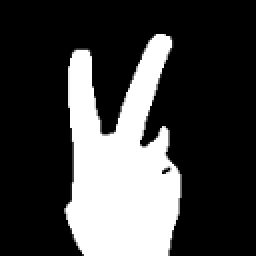
#> input picture archive2/training_images/101_2.png, 128 x 128 px (shown 2 times larger); its folder holds only this picture in this run
$ jupyter execute --allow-errors knn_finger_archive2.ipynb
#> lines starting #> are read from the running program, lines starting #| are printed output that depends on the picture; after the words box and inside, x2 and y2 are one past the last pixel; in counts of white or black regions, pixels touching at a corner belong together
#> further down, image is the input picture: shape (128, 128, 3); min 0, max 255, mean 66.6
[cell 1]
import os
import matplotlib.pyplot as plt
import cv2
import numpy as np
import pandas as pd
from skimage.feature import graycomatrix, graycoprops
from sklearn.model_selection import train_test_split
from sklearn.neighbors import KNeighborsClassifier
from sklearn.metrics import accuracy_score

[cell 2]
def preprocess(image):
    image = cv2.cvtColor(image, cv2.COLOR_BGR2GRAY)
#> image: shape (128, 128)

    _, binary = cv2.threshold(image, 0, 255, cv2.THRESH_BINARY + cv2.THRESH_OTSU)
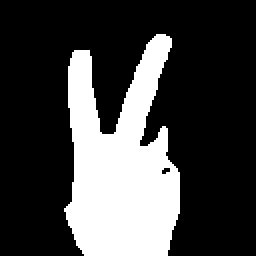
#> binary: shape (128, 128) (shown 2 times larger); 26% white; 1 white region, box (x1, y1, x2, y2) and area: (32, 17, 90, 128) 4264

    return binary

[cell 3]
contrasts = []
homogeneities = []
energies = []
correlations = []
dissimilarities = []

distances = [1]
angles = [0, np.pi/4, np.pi/2, np.pi*3/4]
def extract_glcm(image):
    glcm = graycomatrix(image=image, distances=distances, angles=angles, levels=256)

    contrast = graycoprops(glcm, 'contrast').mean()
#> contrast = 1173.6
    homogeneity = graycoprops(glcm, 'homogeneity').mean()
#> homogeneity = 0.982
    energy = graycoprops(glcm, 'energy').mean()
#> energy = 0.772
    correlation = graycoprops(glcm, 'correlation').mean()
#> correlation = 0.953
    dissimilarity = graycoprops(glcm, 'dissimilarity').mean()
#> dissimilarity = 4.6

    return contrast, homogeneity, energy, correlation, dissimilarity

[cell 4]
train_path = "archive2/training_images/"

labels = []

for file in os.listdir(train_path):
    image_path = os.path.join(train_path, file)

    image = cv2.imread(image_path)

    result = preprocess(image)

    contrast, homogeneity, energy, correlation, dissimilarity = extract_glcm(result)
#> contrast = 1173.6; homogeneity = 0.982; energy = 0.772; correlation = 0.953; dissimilarity = 4.6

    contrasts.append(contrast)
    homogeneities.append(homogeneity)
    energies.append(energy)
    correlations.append(correlation)
    dissimilarities.append(dissimilarity)

    label = file.split('.')[0].split('_')[-1]
    labels.append(label)

[cell 5]
df = pd.DataFrame({
    'contrasts': contrasts,
    'homogeneities': homogeneities,
    'energies': energies,
    'correlations': correlations,
    'dissimilarities': dissimilarities,
    'labels': labels
})
#> df = table of 1 rows and 6 columns

y = df['labels']
X = df.drop('labels', axis=1)
#> X = table of 1 rows and 5 columns


$ run again, on archive2/training_images/105_4.png
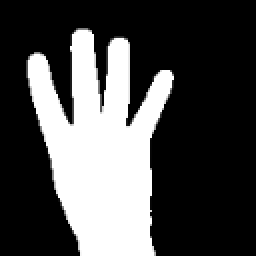
#> input picture archive2/training_images/105_4.png, 128 x 128 px (shown 2 times larger)
#> image is the input picture: shape (128, 128, 3); min 0, max 255, mean 75.9
#> image: shape (128, 128)
#> in preprocess, `_, binary = cv2.threshold(image, 0, 255, cv2.THRESH_BINARY + cv2.THRES..`:
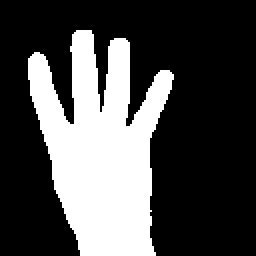
#> binary: shape (128, 128) (shown 2 times larger); 29.7% white; 1 white region, box (x1, y1, x2, y2) and area: (14, 15, 87, 128) 4868
#> in extract_glcm, `contrast = graycoprops(glcm, 'contrast').mean()`: contrast = 1461.1
#> in extract_glcm, `homogeneity = graycoprops(glcm, 'homogeneity').mean()`: homogeneity = 0.978
#> in extract_glcm, `energy = graycoprops(glcm, 'energy').mean()`: energy = 0.747
#> in extract_glcm, `correlation = graycoprops(glcm, 'correlation').mean()`: correlation = 0.947
#> in extract_glcm, `dissimilarity = graycoprops(glcm, 'dissimilarity').mean()`: dissimilarity = 5.73
#> `contrast, homogeneity, energy, correlation, dissimilarity = extract_gl..`: contrast = 1461.1; homogeneity = 0.978; energy = 0.747; correlation = 0.947; dissimilarity = 5.73
#> df = table of 1 rows and 6 columns
#> X = table of 1 rows and 5 columns

$ run again, on archive2/training_images/10_5.png
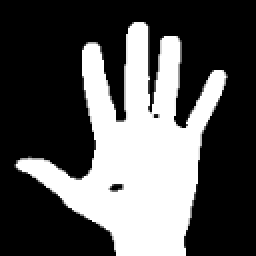
#> input picture archive2/training_images/10_5.png, 128 x 128 px (shown 2 times larger)
#> image is the input picture: shape (128, 128, 3); min 0, max 255, mean 85.7
#> image: shape (128, 128)
#> in preprocess, `_, binary = cv2.threshold(image, 0, 255, cv2.THRESH_BINARY + cv2.THRES..`:
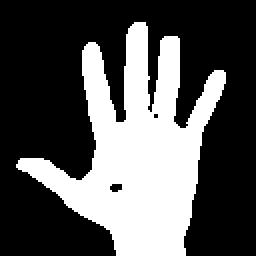
#> binary: shape (128, 128) (shown 2 times larger); 33.6% white; 1 white region, box (x1, y1, x2, y2) and area: (8, 11, 113, 128) 5499
#> in extract_glcm, `contrast = graycoprops(glcm, 'contrast').mean()`: contrast = 1807.7
#> in extract_glcm, `homogeneity = graycoprops(glcm, 'homogeneity').mean()`: homogeneity = 0.972
#> in extract_glcm, `energy = graycoprops(glcm, 'energy').mean()`: energy = 0.725
#> in extract_glcm, `correlation = graycoprops(glcm, 'correlation').mean()`: correlation = 0.938
#> in extract_glcm, `dissimilarity = graycoprops(glcm, 'dissimilarity').mean()`: dissimilarity = 7.09
#> `contrast, homogeneity, energy, correlation, dissimilarity = extract_gl..`: contrast = 1807.7; homogeneity = 0.972; energy = 0.725; correlation = 0.938; dissimilarity = 7.09
#> df = table of 1 rows and 6 columns
#> X = table of 1 rows and 5 columns
